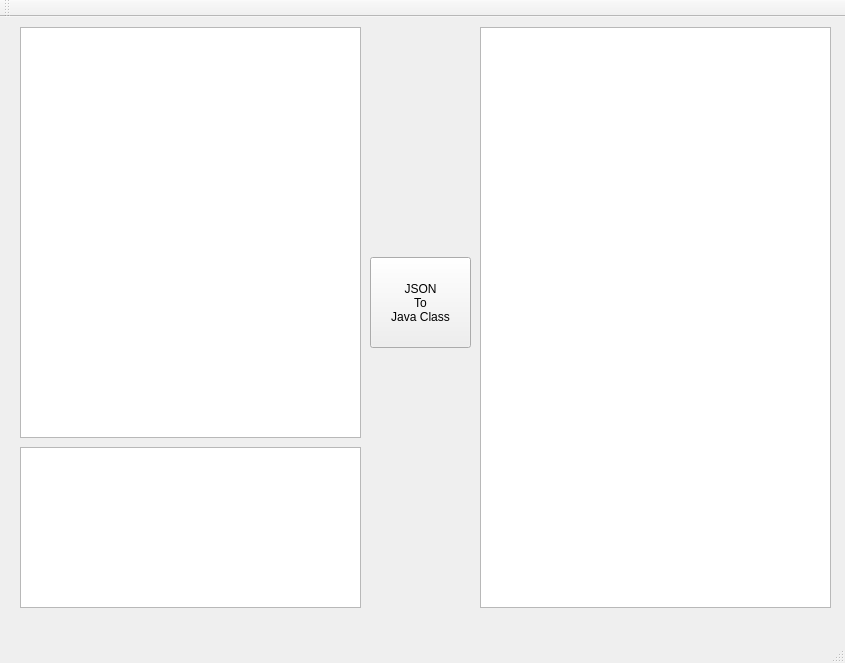
<?xml version="1.0" encoding="UTF-8"?>
<ui version="4.0">
 <class>JsonWindow</class>
 <widget class="QMainWindow" name="JsonWindow">
  <property name="geometry">
   <rect>
    <x>0</x>
    <y>0</y>
    <width>845</width>
    <height>663</height>
   </rect>
  </property>
  <property name="windowTitle">
   <string>JsonWindow</string>
  </property>
  <widget class="QWidget" name="centralWidget">
   <widget class="QPushButton" name="pushButton">
    <property name="geometry">
     <rect>
      <x>370</x>
      <y>240</y>
      <width>101</width>
      <height>91</height>
     </rect>
    </property>
    <property name="text">
     <string>JSON
To
Java Class</string>
    </property>
   </widget>
   <widget class="QTextEdit" name="textEdit">
    <property name="geometry">
     <rect>
      <x>20</x>
      <y>10</y>
      <width>341</width>
      <height>411</height>
     </rect>
    </property>
    <property name="html">
     <string>&lt;!DOCTYPE HTML PUBLIC &quot;-//W3C//DTD HTML 4.0//EN&quot; &quot;http://www.w3.org/TR/REC-html40/strict.dtd&quot;&gt;
&lt;html&gt;&lt;head&gt;&lt;meta name=&quot;qrichtext&quot; content=&quot;1&quot; /&gt;&lt;style type=&quot;text/css&quot;&gt;
p, li { white-space: pre-wrap; }
&lt;/style&gt;&lt;/head&gt;&lt;body style=&quot; font-family:'.SF NS Text'; font-size:13pt; font-weight:400; font-style:normal;&quot;&gt;
&lt;p style=&quot;-qt-paragraph-type:empty; margin-top:0px; margin-bottom:0px; margin-left:0px; margin-right:0px; -qt-block-indent:0; text-indent:0px;&quot;&gt;&lt;br /&gt;&lt;/p&gt;&lt;/body&gt;&lt;/html&gt;</string>
    </property>
   </widget>
   <widget class="QTextEdit" name="textEdit_2">
    <property name="geometry">
     <rect>
      <x>20</x>
      <y>430</y>
      <width>341</width>
      <height>161</height>
     </rect>
    </property>
   </widget>
   <widget class="QListWidget" name="listWidget">
    <property name="geometry">
     <rect>
      <x>480</x>
      <y>10</y>
      <width>351</width>
      <height>581</height>
     </rect>
    </property>
   </widget>
  </widget>
  <widget class="QMenuBar" name="menuBar">
   <property name="geometry">
    <rect>
     <x>0</x>
     <y>0</y>
     <width>845</width>
     <height>22</height>
    </rect>
   </property>
  </widget>
  <widget class="QToolBar" name="mainToolBar">
   <attribute name="toolBarArea">
    <enum>TopToolBarArea</enum>
   </attribute>
   <attribute name="toolBarBreak">
    <bool>false</bool>
   </attribute>
  </widget>
  <widget class="QStatusBar" name="statusBar"/>
 </widget>
 <layoutdefault spacing="6" margin="11"/>
 <resources/>
 <connections/>
</ui>
